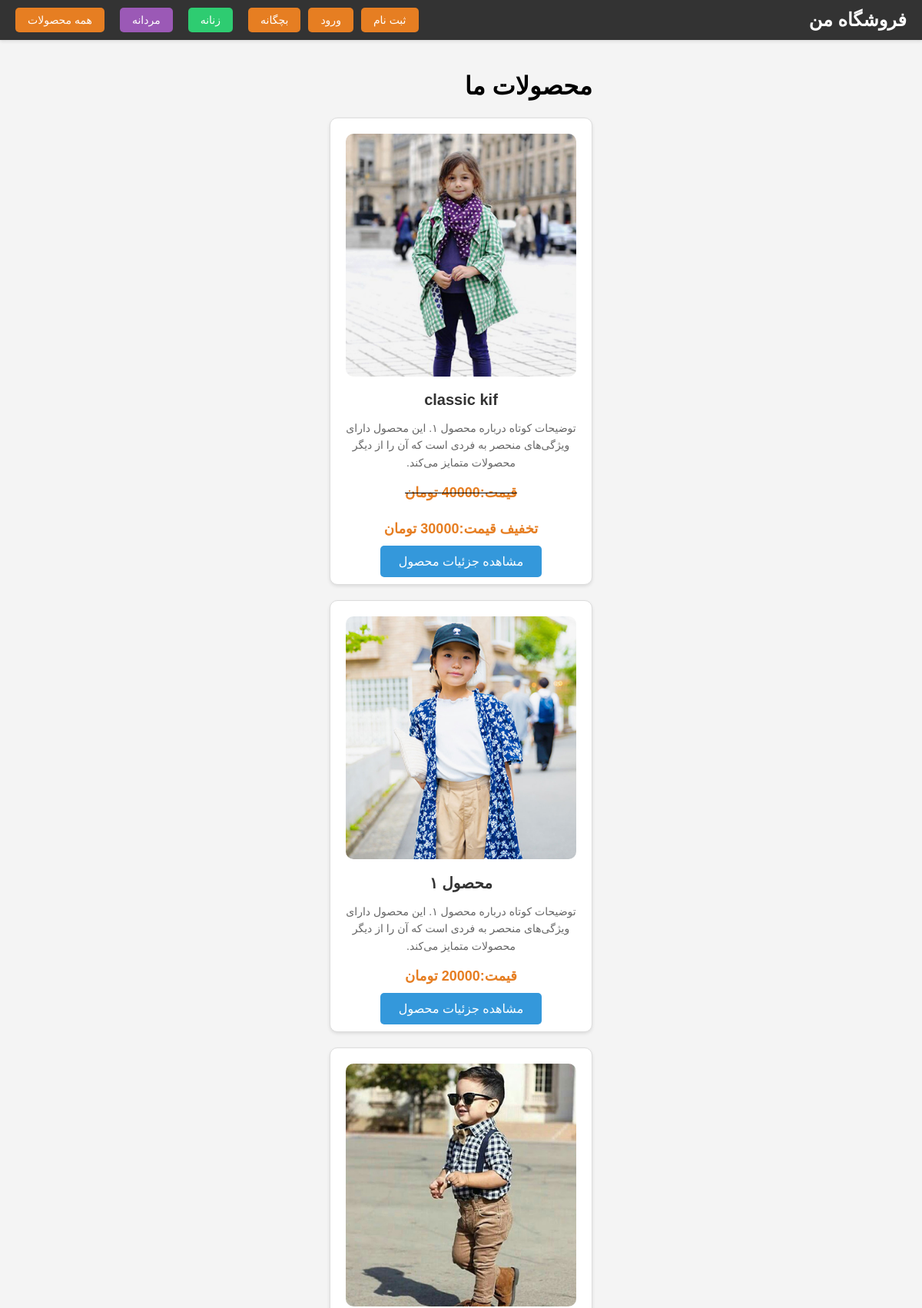
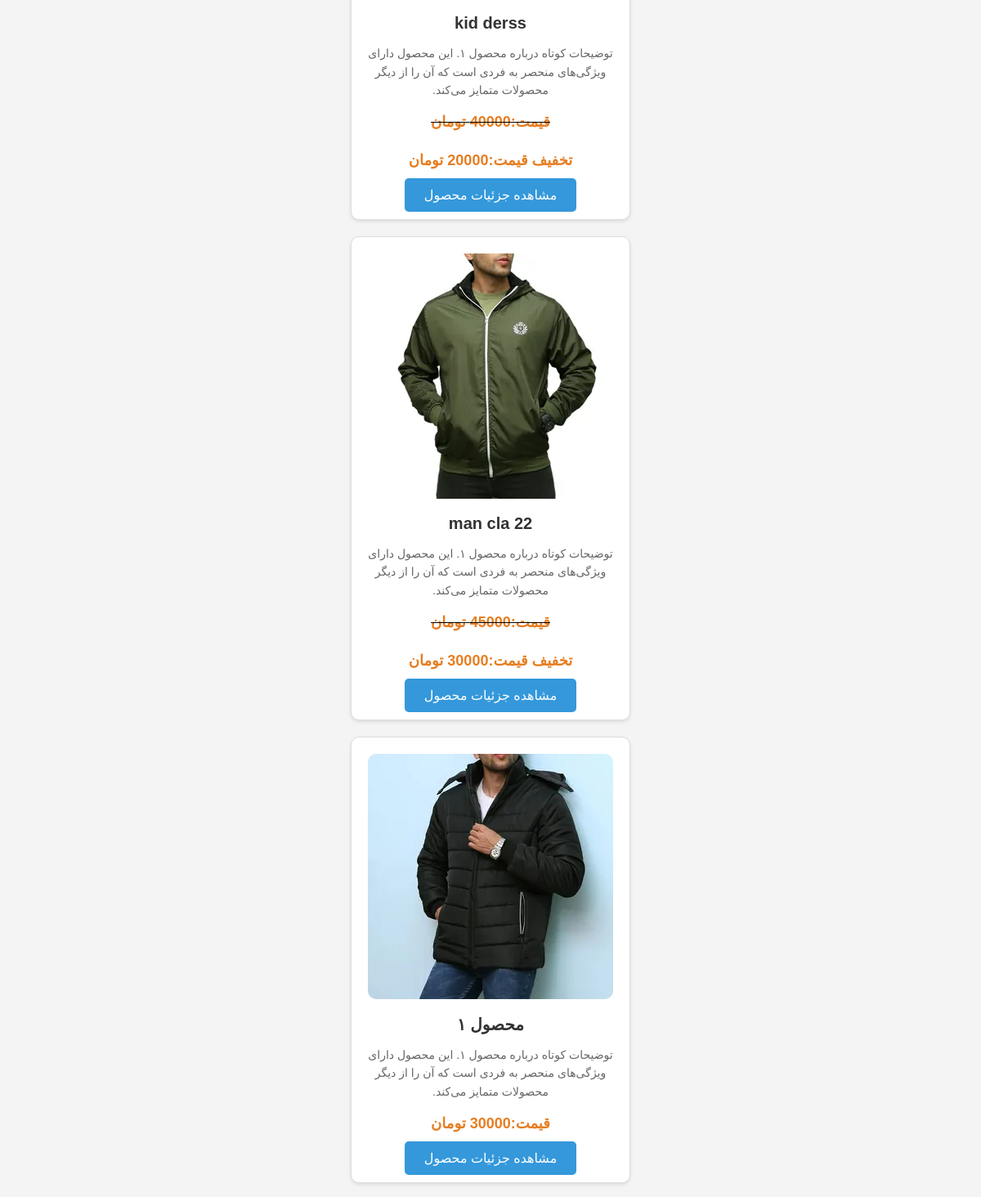
The page / (upper part) on the database its author committed (2 pictures, top to bottom).
### shop/models.py (models this page shows, shortened)
class Products(models.Model):
        product_name = models.CharField( max_length=50)
        category = models.ForeignKey(Category,on_delete=models.CASCADE,default=1)
        price = models.DecimalField( max_digits=100, decimal_places=0,default=0)
        product_image = models.ImageField(upload_to='uploads/products_iamge')
        product_name = models.CharField( max_length=50)
        is_sale = models.BooleanField(default=False)
        sale_price = models.DecimalField( max_digits=100, decimal_places=0,default=0)

### shop/views.py (the view)
# urls.py: path('',shop_views.home,name='home'),
def home(request):
        products = Products.objects.all()
        return render(request,'home.html',{'products':products})

### cart/context_processors.py (called while the page is built)
def cart (request):
        return {'cart':Cart(request)}

### shop/templates/home.html
{% extends 'base.html' %}
{% load static %}
{% block content %}
{% include 'nav.html' %}
 <div class="container">
        <h1>محصولات ما</h1>
        {% for product in products %}
        {% if product.is_sale %}
        <div class="product">
            <img src="{{ product.product_image.url }}" alt="محصول ۱">
            <h2>{{ product.product_name }}</h2>
            <p>توضیحات کوتاه درباره محصول ۱. این محصول دارای ویژگی‌های منحصر به فردی است که آن را از دیگر محصولات متمایز می‌کند.</p>
          <strike> <p class="price">قیمت:{{ product.price }} تومان</p></strike>
                   <p class="price">  تخفیف قیمت:{{ product.sale_price }} تومان</p>
                <a href="{% url 'single_product' product.id %}" class="details-button">مشاهده جزئیات محصول</a>
        </div>
        {% else %}
        <div class="product">
            <img src="{{ product.product_image.url }}" alt="محصول ۱">
            <h2>محصول ۱</h2>
            <p>توضیحات کوتاه درباره محصول ۱. این محصول دارای ویژگی‌های منحصر به فردی است که آن را از دیگر محصولات متمایز می‌کند.</p>
            <p class="price">قیمت:{{ product.price }} تومان</p>
                <a href="{% url 'single_product' product.id %}" class="details-button">مشاهده جزئیات محصول</a>
        </div>
        {% endif %}
        {% endfor %}
</div>
{% endblock content %}

### shop/templates/base.html (shortened to what this page needs)
{% load static %}
<!DOCTYPE html>
<html lang="fa" dir="rtl">
<head>
    <link href="{% static 'assets/css/style.css' %}" rel="stylesheet">
</head>
<body>
         {% block content %}
         {% endblock %}
</body>
</html>

### shop/templates/nav.html (shortened to what this page needs)
{% load static %}
   <header>
        <div class="logo">فروشگاه من</div>
        <div class="buttons">
            {% if user.is_authenticated%}
            <a href="{% url 'logout_user' %}">خروج</a>
            {% else %}
            <a href="{% url 'signup_user' %}">ثبت نام</a>
            <a href="{% url 'login_user' %}">ورود</a>
            {% endif %}
             <div class="category-buttons">
        <a href="{% url 'products_category' 'kid' %}">بچگانه</a>
        <a href="{% url 'products_category' 'woman' %}">زنانه</a>
        <a href="{% url 'products_category' 'man' %}">مردانه</a>
        <a href="{% url 'home' %}">همه محصولات</a>
    </div>
        </div>
    </header>

### shop/static/assets/css/style.css (style rules this page uses)
body { font-family: Arial, sans-serif; background-color: #f4f4f4; margin: 0; padding: 0; }
.container { max-width: 1200px; margin: 0 auto; padding: 20px; }
.product { background-color: #fff; border: 1px solid #ddd; border-radius: 5px; padding: 20px; margin-bottom: 20px; box-shadow: 0 2px 4px rgba(0, 0, 0, 0.1); }
.product img { max-width: 100%; height: auto; border-radius: 5px; }
.product h2 { font-size: 24px; margin-top: 0; }
.product p { font-size: 16px; color: #555; }
.product .price { font-size: 20px; color: #e67e22; font-weight: bold; }
body { font-family: Arial, sans-serif; margin: 0; padding: 0; background-color: #f4f4f4; }
header { background-color: #333; color: #fff; padding: 10px 20px; display: flex; justify-content: space-between; align-items: center; box-shadow: 0 2px 4px rgba(0, 0, 0, 0.1); }
header .logo { font-size: 24px; font-weight: bold; }
header .buttons { display: flex; gap: 10px; }
header .buttons a { text-decoration: none; color: #fff; background-color: #e67e22; padding: 8px 16px; border-radius: 5px; font-size: 14px; transition: background-color 0.3s ease; }
body { font-family: Arial, sans-serif; margin: 0; padding: 0; background-color: #f4f4f4; display: flex; flex-direction: column; min-height: 100vh; }
.details-button { background-color: #3498db; color: #fff; border: none; padding: 12px 24px; font-size: 16px; border-radius: 5px; cursor: pointer; transition: background-color 0.3s ease; text-decoration: none; }
.product { background-color: #fff; border: 1px solid #ddd; border-radius: 10px; box-shadow: 0 2px 4px rgba(0, 0, 0, 0.1); width: 300px; padding: 20px; text-align: center; transition: transform 0.3s ease; }
.product img { max-width: 100%; height: auto; border-radius: 10px; }
.product h2 { font-size: 20px; margin: 15px 0 10px; color: #333; }
.product p { font-size: 14px; color: #666; line-height: 1.6; }
.product .price { font-size: 18px; color: #e67e22; font-weight: bold; margin-top: 10px; }

### shop/templates/nav.html (style rules this page uses)
.category-buttons { display: flex; gap: 20px; }
.category-buttons a { text-decoration: none; background-color: #3498db; color: #fff; padding: 12px 24px; font-size: 16px; border-radius: 5px; transition: background-color 0.3s ease; }
.category-buttons a:nth-child(1) { background-color: #e67e22; }
.category-buttons a:nth-child(2) { background-color: #2ecc71; }
.category-buttons a:nth-child(3) { background-color: #9b59b6; }

### rows shown on the page
Products: product_image (picture), product_name "classic kif", price "40000", sale_price "30000"
Products: product_image (picture), price "20000"
Products: product_image (picture), product_name "kid derss", price "40000", sale_price "20000"
Products: product_image (picture), product_name "man cla 22", price "45000", sale_price "30000"
Products: product_image (picture), price "30000"
